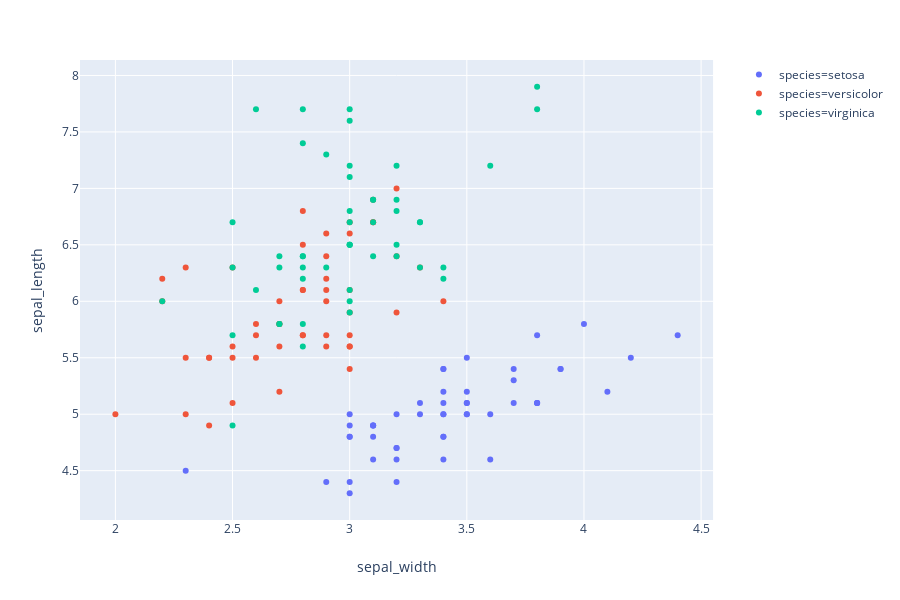

Notebook code cell kept with this figure:
### Code cell
fig = px.scatter(x='sepal_width',
                y='sepal_length',
                 color='species',
                data_frame=iris)
fig.show()

### Figure 1 — Plotly figure (JSON) as saved in the notebook; plotly's stock layout.template omitted (floating-point values rounded to 4 significant figures)
{"data": [{"hoverlabel": {"namelength": 0}, "hovertemplate": "species=setosa<br>sepal_width=%{x}<br>sepal_length=%{y}", "legendgroup": "species=setosa", "marker": {"color": "#636efa", "symbol": "circle"}, "mode": "markers", "name": "species=setosa", "showlegend": true, "type": "scatter", "x": [3.5, 3, 3.2, 3.1, 3.6, 3.9, 3.4, 3.4, 2.9, 3.1, 3.7, 3.4, 3, 3, 4, 4.4, 3.9, 3.5, 3.8, 3.8, 3.4, 3.7, 3.6, 3.3, 3.4, 3, 3.4, 3.5, 3.4, 3.2, 3.1, 3.4, 4.1, 4.2, 3.1, 3.2, 3.5, 3.1, 3, 3.4, 3.5, 2.3, 3.2, 3.5, 3.8, 3, 3.8, 3.2, 3.7, 3.3], "xaxis": "x", "y": [5.1, 4.9, 4.7, 4.6, 5, 5.4, 4.6, 5, 4.4, 4.9, 5.4, 4.8, 4.8, 4.3, 5.8, 5.7, 5.4, 5.1, 5.7, 5.1, 5.4, 5.1, 4.6, 5.1, 4.8, 5, 5, 5.2, 5.2, 4.7, 4.8, 5.4, 5.2, 5.5, 4.9, 5, 5.5, 4.9, 4.4, 5.1, 5, 4.5, 4.4, 5, 5.1, 4.8, 5.1, 4.6, 5.3, 5], "yaxis": "y"}, {"hoverlabel": {"namelength": 0}, "hovertemplate": "species=versicolor<br>sepal_width=%{x}<br>sepal_length=%{y}", "legendgroup": "species=versicolor", "marker": {"color": "#EF553B", "symbol": "circle"}, "mode": "markers", "name": "species=versicolor", "showlegend": true, "type": "scatter", "x": [3.2, 3.2, 3.1, 2.3, 2.8, 2.8, 3.3, 2.4, 2.9, 2.7, 2, 3, 2.2, 2.9, 2.9, 3.1, 3, 2.7, 2.2, 2.5, 3.2, 2.8, 2.5, 2.8, 2.9, 3, 2.8, 3, 2.9, 2.6, 2.4, 2.4, 2.7, 2.7, 3, 3.4, 3.1, 2.3, 3, 2.5, 2.6, 3, 2.6, 2.3, 2.7, 3, 2.9, 2.9, 2.5, 2.8], "xaxis": "x", "y": [7, 6.4, 6.9, 5.5, 6.5, 5.7, 6.3, 4.9, 6.6, 5.2, 5, 5.9, 6, 6.1, 5.6, 6.7, 5.6, 5.8, 6.2, 5.6, 5.9, 6.1, 6.3, 6.1, 6.4, 6.6, 6.8, 6.7, 6, 5.7, 5.5, 5.5, 5.8, 6, 5.4, 6, 6.7, 6.3, 5.6, 5.5, 5.5, 6.1, 5.8, 5, 5.6, 5.7, 5.7, 6.2, 5.1, 5.7], "yaxis": "y"}, {"hoverlabel": {"namelength": 0}, "hovertemplate": "species=virginica<br>sepal_width=%{x}<br>sepal_length=%{y}", "legendgroup": "species=virginica", "marker": {"color": "#00cc96", "symbol": "circle"}, "mode": "markers", "name": "species=virginica", "showlegend": true, "type": "scatter", "x": [3.3, 2.7, 3, 2.9, 3, 3, 2.5, 2.9, 2.5, 3.6, 3.2, 2.7, 3, 2.5, 2.8, 3.2, 3, 3.8, 2.6, 2.2, 3.2, 2.8, 2.8, 2.7, 3.3, 3.2, 2.8, 3, 2.8, 3, 2.8, 3.8, 2.8, 2.8, 2.6, 3, 3.4, 3.1, 3, 3.1, 3.1, 3.1, 2.7, 3.2, 3.3, 3, 2.5, 3, 3.4, 3], "xaxis": "x", "y": [6.3, 5.8, 7.1, 6.3, 6.5, 7.6, 4.9, 7.3, 6.7, 7.2, 6.5, 6.4, 6.8, 5.7, 5.8, 6.4, 6.5, 7.7, 7.7, 6, 6.9, 5.6, 7.7, 6.3, 6.7, 7.2, 6.2, 6.1, 6.4, 7.2, 7.4, 7.9, 6.4, 6.3, 6.1, 7.7, 6.3, 6.4, 6, 6.9, 6.7, 6.9, 5.8, 6.8, 6.7, 6.7, 6.3, 6.5, 6.2, 5.9], "yaxis": "y"}], "layout": {"height": 600, "legend": {"tracegroupgap": 0}, "margin": {"t": 60}, "xaxis": {"anchor": "y", "domain": [0, 0.98], "title": {"text": "sepal_width"}}, "yaxis": {"anchor": "x", "domain": [0, 1], "title": {"text": "sepal_length"}}}}
